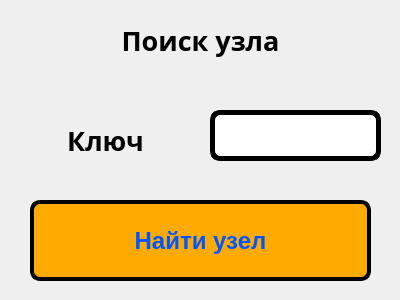
<?xml version="1.0" encoding="UTF-8"?>
<ui version="4.0">
 <class>FindWindow</class>
 <widget class="QDialog" name="FindWindow">
  <property name="geometry">
   <rect>
    <x>0</x>
    <y>0</y>
    <width>400</width>
    <height>300</height>
   </rect>
  </property>
  <property name="sizePolicy">
   <sizepolicy hsizetype="Fixed" vsizetype="Fixed">
    <horstretch>0</horstretch>
    <verstretch>0</verstretch>
   </sizepolicy>
  </property>
  <property name="minimumSize">
   <size>
    <width>400</width>
    <height>300</height>
   </size>
  </property>
  <property name="maximumSize">
   <size>
    <width>400</width>
    <height>300</height>
   </size>
  </property>
  <property name="windowTitle">
   <string>Find node</string>
  </property>
  <property name="styleSheet">
   <string notr="true">QLineEdit
{
	border: 5px solid rgb(0, 0, 0);
	border-radius: 10px;
	font: 16pt;
}

QLineEdit::focus
{
	border: 5px solid rgb(0, 170, 255);
	border-radius: 10px
}</string>
  </property>
  <widget class="QLabel" name="heading">
   <property name="geometry">
    <rect>
     <x>10</x>
     <y>10</y>
     <width>381</width>
     <height>61</height>
    </rect>
   </property>
   <property name="font">
    <font>
     <family>MS Reference Sans Serif</family>
     <pointsize>20</pointsize>
     <weight>75</weight>
     <bold>true</bold>
    </font>
   </property>
   <property name="text">
    <string>Поиск узла</string>
   </property>
   <property name="alignment">
    <set>Qt::AlignCenter</set>
   </property>
  </widget>
  <widget class="QLabel" name="key">
   <property name="geometry">
    <rect>
     <x>10</x>
     <y>110</y>
     <width>191</width>
     <height>61</height>
    </rect>
   </property>
   <property name="font">
    <font>
     <family>MS Reference Sans Serif</family>
     <pointsize>20</pointsize>
     <weight>75</weight>
     <bold>true</bold>
    </font>
   </property>
   <property name="text">
    <string>Ключ</string>
   </property>
   <property name="alignment">
    <set>Qt::AlignCenter</set>
   </property>
  </widget>
  <widget class="QPushButton" name="findBtn">
   <property name="geometry">
    <rect>
     <x>30</x>
     <y>200</y>
     <width>341</width>
     <height>81</height>
    </rect>
   </property>
   <property name="font">
    <font>
     <family>MS Shell Dlg 2</family>
     <pointsize>18</pointsize>
     <weight>75</weight>
     <bold>true</bold>
    </font>
   </property>
   <property name="styleSheet">
    <string notr="true">QPushButton
{
	color: rgb(0, 85, 255);
	background-color: rgb(255, 170, 0);
	border: 4px solid black;
	border-radius: 10px;
}

QPushButton:hover
{
	color: rgb(30, 115, 255);
	background-color: rgb(255, 200, 30);
	border: 3px solid black;
}

QPushButton:pressed
{
	color: rgb(0, 55, 225);
	background-color: rgb(225, 140, 0);
	border: 5px solid black;
}</string>
   </property>
   <property name="text">
    <string>Найти узел</string>
   </property>
  </widget>
  <widget class="QLineEdit" name="findText">
   <property name="geometry">
    <rect>
     <x>210</x>
     <y>110</y>
     <width>171</width>
     <height>51</height>
    </rect>
   </property>
  </widget>
 </widget>
 <resources/>
 <connections/>
</ui>
